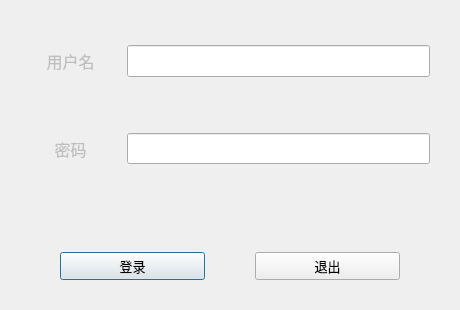
<?xml version="1.0" encoding="UTF-8"?>
<ui version="4.0">
 <class>LoginDialog</class>
 <widget class="QDialog" name="LoginDialog">
  <property name="geometry">
   <rect>
    <x>0</x>
    <y>0</y>
    <width>460</width>
    <height>310</height>
   </rect>
  </property>
  <property name="windowTitle">
   <string>Dialog</string>
  </property>
  <layout class="QVBoxLayout" name="verticalLayout" stretch="2,2,1,0">
   <property name="leftMargin">
    <number>20</number>
   </property>
   <property name="topMargin">
    <number>20</number>
   </property>
   <property name="rightMargin">
    <number>20</number>
   </property>
   <property name="bottomMargin">
    <number>20</number>
   </property>
   <item>
    <layout class="QHBoxLayout" name="horizontalLayout_2" stretch="1,3">
     <property name="topMargin">
      <number>25</number>
     </property>
     <property name="rightMargin">
      <number>10</number>
     </property>
     <property name="bottomMargin">
      <number>25</number>
     </property>
     <item>
      <widget class="QLabel" name="label">
       <property name="enabled">
        <bool>false</bool>
       </property>
       <property name="font">
        <font>
         <pointsize>12</pointsize>
        </font>
       </property>
       <property name="text">
        <string>用户名</string>
       </property>
       <property name="alignment">
        <set>Qt::AlignmentFlag::AlignCenter</set>
       </property>
      </widget>
     </item>
     <item>
      <widget class="QLineEdit" name="editUsername">
       <property name="sizePolicy">
        <sizepolicy hsizetype="Expanding" vsizetype="Expanding">
         <horstretch>0</horstretch>
         <verstretch>0</verstretch>
        </sizepolicy>
       </property>
      </widget>
     </item>
    </layout>
   </item>
   <item>
    <layout class="QHBoxLayout" name="horizontalLayout_3" stretch="1,3">
     <property name="topMargin">
      <number>25</number>
     </property>
     <property name="rightMargin">
      <number>10</number>
     </property>
     <property name="bottomMargin">
      <number>25</number>
     </property>
     <item>
      <widget class="QLabel" name="label_2">
       <property name="enabled">
        <bool>false</bool>
       </property>
       <property name="font">
        <font>
         <pointsize>12</pointsize>
        </font>
       </property>
       <property name="text">
        <string>密码</string>
       </property>
       <property name="alignment">
        <set>Qt::AlignmentFlag::AlignCenter</set>
       </property>
      </widget>
     </item>
     <item>
      <widget class="QLineEdit" name="editPassword">
       <property name="sizePolicy">
        <sizepolicy hsizetype="Expanding" vsizetype="Expanding">
         <horstretch>0</horstretch>
         <verstretch>0</verstretch>
        </sizepolicy>
       </property>
      </widget>
     </item>
    </layout>
   </item>
   <item>
    <widget class="QWidget" name="widget" native="true"/>
   </item>
   <item>
    <layout class="QHBoxLayout" name="horizontalLayout" stretch="1,1">
     <property name="spacing">
      <number>50</number>
     </property>
     <property name="leftMargin">
      <number>40</number>
     </property>
     <property name="topMargin">
      <number>10</number>
     </property>
     <property name="rightMargin">
      <number>40</number>
     </property>
     <property name="bottomMargin">
      <number>10</number>
     </property>
     <item>
      <widget class="QPushButton" name="btnLogin">
       <property name="sizePolicy">
        <sizepolicy hsizetype="Minimum" vsizetype="Expanding">
         <horstretch>0</horstretch>
         <verstretch>0</verstretch>
        </sizepolicy>
       </property>
       <property name="font">
        <font>
         <pointsize>10</pointsize>
        </font>
       </property>
       <property name="text">
        <string>登录</string>
       </property>
      </widget>
     </item>
     <item>
      <widget class="QPushButton" name="btnCancel">
       <property name="sizePolicy">
        <sizepolicy hsizetype="Minimum" vsizetype="Expanding">
         <horstretch>0</horstretch>
         <verstretch>0</verstretch>
        </sizepolicy>
       </property>
       <property name="font">
        <font>
         <pointsize>10</pointsize>
        </font>
       </property>
       <property name="text">
        <string>退出</string>
       </property>
      </widget>
     </item>
    </layout>
   </item>
  </layout>
 </widget>
 <resources/>
 <connections/>
</ui>
